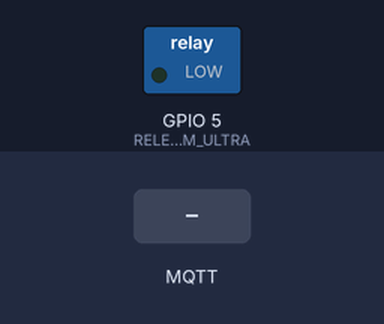
Bench run of a sketch on a simulated ESP8266 (Wemos D1 mini). On the bench: switched loads named in the sketch (green lamp = pin HIGH). The inputs (shaded band) are chosen by the test bench. WiFi joins after 1.5 s; servers stay silent unless stated; no MQTT or app messages arrive unless stated; what the sketch prints to the serial monitor is not drawn.

Above: at 2.7 s.
2.8 s: MQTT message "sala2/reset" arrives on the third subscribed topic
At 4.1 s:
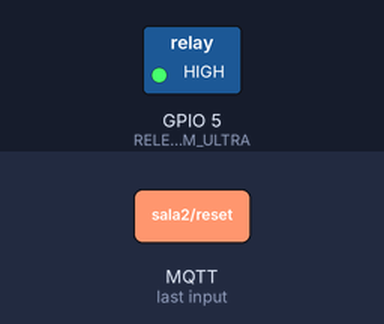
Timing chart, 0 to 5.8 s (numbered marks = the images above; inputs shaded):
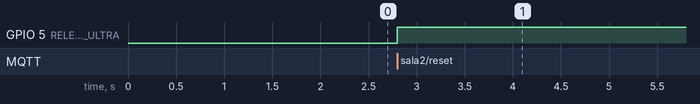

The sketch:

ProvaWemosUltraPunxos.ino
```cpp
/*
 * Wemos D1 mini (magatzem)
 *
 * 1 rele control de llum ultravioleta 220V
 *
 * Per resetejar el dispositiu
 *  sala2/reset
 *  sala2/resetWemosUltra
 *
 *  sala2/encenUltraPunxos
 *  sala2/apagaUltraPunxos
 */


#include <ESP8266WiFi.h>
#include <PubSubClient.h>

// Update these with values suitable for your network.
/*
const char* ssid = "OntitelFTTH_5493";
const char* password = "mm45WQ9u";
const char* mqtt_server = "192.168.1.2";
*/
const char* ssid = "OnEscape";
const char* password = "M1cky&S1ny0";
const char* mqtt_server = "192.168.68.55";

WiFiClient espClient;
PubSubClient client(espClient);

const int RELE_LLUM_ULTRA=5;

void(* resetFunc) (void) = 0; //declare reset function @ address 0

void setup_wifi() {

  delay(10);
  // We start by connecting to a WiFi network
  Serial.println();
  Serial.print("Connecting to ");
  Serial.println(ssid);

  WiFi.begin(ssid, password);

  while (WiFi.status() != WL_CONNECTED) {
    delay(500);
    Serial.print(".");
  }

  randomSeed(micros());

  Serial.println("");
  Serial.println("WiFi connected");
  Serial.println("IP address: ");
  Serial.println(WiFi.localIP());
}

void callback(char* topic, byte* payload, unsigned int length) {

  int res=strcmp(topic,"sala2/reset");
  if (res == 0) {    //RESET para toda la sala
     //wdt_enable(WDTO_15MS); // Configuramos el contador de tiempo para que se reinicie en 15ms
     resetFunc();
  }

  res=strcmp(topic,"sala2/resetWemosUltra");
  if (res == 0) {    //RESET pedestal
     //wdt_enable(WDTO_15MS); // Configuramos el contador de tiempo para que se reinicie en 15ms
     resetFunc();
  }

  res=strcmp(topic,"sala2/encenUltraPunxos");
  if (res == 0) {    //encendre llum blanca
      digitalWrite(RELE_LLUM_ULTRA,HIGH);
  }
  res=strcmp(topic,"sala2/apagaUltraPunxos");
  if (res == 0) {    //apagar llum
      digitalWrite(RELE_LLUM_ULTRA,LOW);
  }

  res=strcmp(topic,"sala2/iniciaPunxos");
  if (res == 0) {    //encendre llum blanca
      digitalWrite(RELE_LLUM_ULTRA,HIGH);
  }
  res=strcmp(topic,"sala2/acordCorrecte");
  if (res == 0) {    //apagar llum
      digitalWrite(RELE_LLUM_ULTRA,LOW);
  }
}

void reconnect() {
  // Loop until we're reconnected
  while (!client.connected()) {
    Serial.print("Attempting MQTT connection...");
    // Create a random client ID
    String clientId = "WemosUltra";

    // Attempt to connect
    if (client.connect(clientId.c_str())) {
      Serial.println("connected");
      client.subscribe("sala2/reset");
      client.subscribe("sala2/resetWemosUltra");
      client.subscribe("sala2/encenUltraPunxos");
      client.subscribe("sala2/apagaUltraPunxos");
      client.subscribe("sala2/iniciaPunxos");
      client.subscribe("sala2/acordCorrecte");

    } else {
      Serial.print("failed, rc=");
      Serial.print(client.state());
      Serial.println(" try again in 5 seconds");
      // Wait 5 seconds before retrying
      delay(5000);
    }
  }
}

void setup() {
  pinMode(RELE_LLUM_ULTRA, OUTPUT);
  Serial.begin(115200);
  setup_wifi();
  client.setServer(mqtt_server, 1883);
  client.setCallback(callback);
  digitalWrite(RELE_LLUM_ULTRA,LOW);
}

void loop() {

  if (!client.connected()) {
    reconnect();
  }
  client.loop();
}
```

Measured:
- after the input at 2.8 s, GPIO 5 (RELE_LLUM_ULTRA): LOW → HIGH at once
